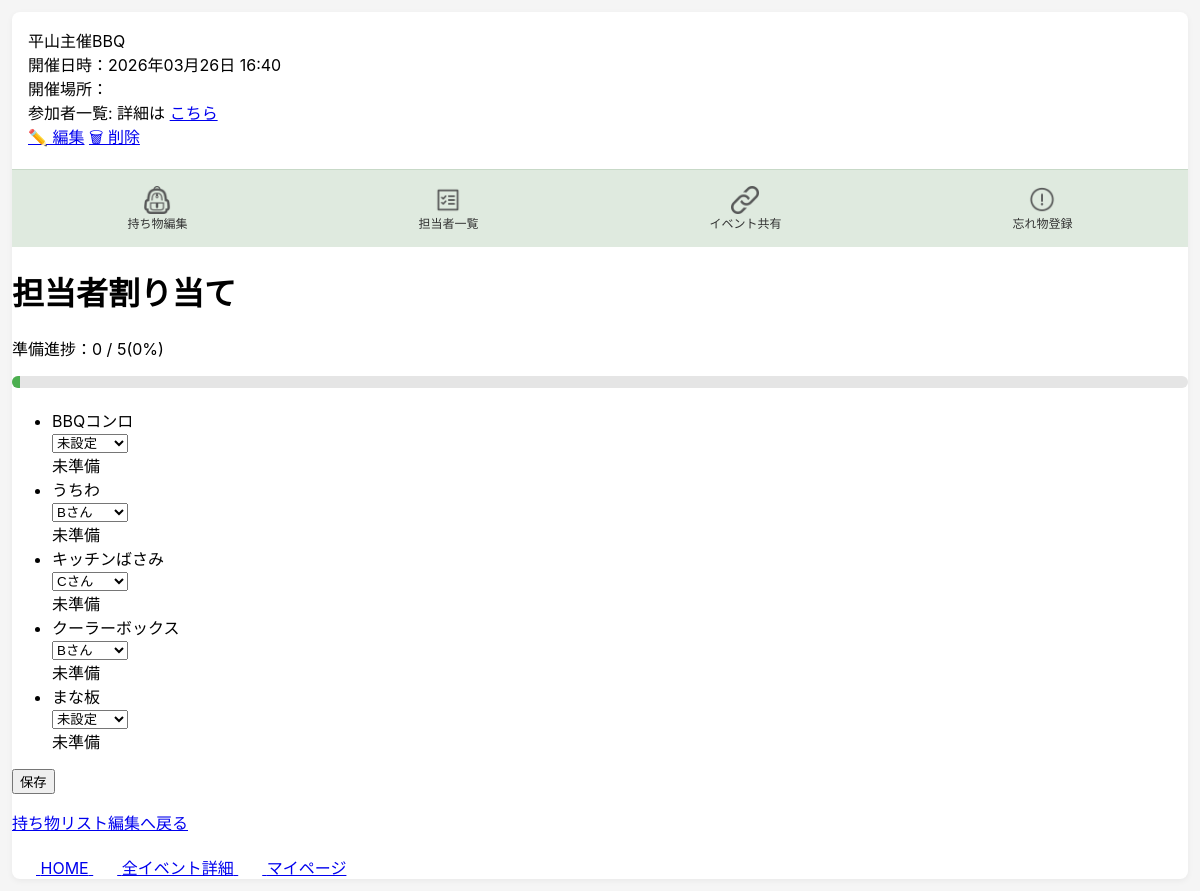
Screenshot of /events/77/assign/ (signed in) with the database file from the repository.
### bbq_app/models.py (models this page shows, shortened)
class Event(models.Model):
    user = models.ForeignKey(settings.AUTH_USER_MODEL, on_delete=models.CASCADE, related_name="events")
    name = models.CharField("イベント名", max_length=30)
    held_at = models.DateTimeField("開催日時", null=True, blank=True)
    location = models.CharField("開催場所", max_length=50, blank=True)
    created_at = models.DateTimeField("作成日時", auto_now_add=True)
    updated_at = models.DateTimeField("更新日時", auto_now=True)

class EventItem(models.Model):
    event = models.ForeignKey(Event, on_delete=models.CASCADE, related_name="event_items")
    bbq_item = models.ForeignKey(BbqItem, on_delete=models.CASCADE, related_name="event_items")
    is_selected = models.BooleanField(default=False)
    assignee = models.ForeignKey(
        "Participant",
        null=True,
        blank=True,
        on_delete=models.SET_NULL,
        related_name="assigned_items"
    )
    is_ready = models.BooleanField(default=False)
    created_at = models.DateTimeField(auto_now_add=True)
    updated_at = models.DateTimeField(auto_now=True)
    class Meta:
        constraints = [
            models.UniqueConstraint(
                fields=["event", "bbq_item"],
                name="unique_event_bbq_item"
            )
        ]

class BbqItem(models.Model):
    class Category(models.IntegerChoices):
        FIRE = 1, "火起こし・調理グッズ"
        PLACE = 2, "会場設営"
        FOOD = 3, "食材・飲み物"
        CONVENIENCE = 4, "便利グッズ"
        OTHER = 5, "その他"
    user = models.ForeignKey(settings.AUTH_USER_MODEL, null=True, blank=True, on_delete=models.CASCADE, related_name="bbq_items")
    name = models.CharField("持ち物名", max_length=50)
    category = models.IntegerField(choices=Category.choices)
    created_at = models.DateTimeField(auto_now_add=True)
    updated_at = models.DateTimeField(auto_now=True)

class Participant(models.Model):
    event = models.ForeignKey(Event, on_delete=models.CASCADE, related_name="participants")
    user = models.ForeignKey(
        settings.AUTH_USER_MODEL,
        null=True,
        blank=True,
        on_delete=models.SET_NULL,
        related_name="participant"
    )
    name = models.CharField("表示名", max_length=30)
    created_at = models.DateTimeField("作成日時", auto_now_add=True)
    updated_at = models.DateTimeField("更新日時", auto_now=True)

### bbq_app/views.py (the view, shortened to what this page needs)
# urls.py: path("events/<int:event_id>/assign/", views.item_assign, name="item_assign"),
@login_required
def item_assign(request, event_id):
    event = get_object_or_404(Event, id=event_id, user=request.user)
    participants = Participant.objects.filter(event=event).order_by("id")
    items = (
        EventItem.objects
        .filter(event=event, is_selected=True)
        .select_related("bbq_item", "assignee")
        .order_by("id")
    )
    total_count = items.count()
    ready_count = items.filter(is_ready=True).count()
    progress_percent = int((ready_count / total_count) * 100 ) if total_count else 0
    return render(
        request,
        "bbq_app/item_assign.html",
        {
            "event": event,
            "participants": participants,
            "items": items,
            "total_count": total_count,
            "ready_count": ready_count,
            "progress_percent": progress_percent,
        },
    )

### bbq_app/templates/bbq_app/item_assign.html (shortened to what this page needs)
{% extends "bbq_app/base.html" %}
{% block header %}
  {% include "bbq_app/partials/event_header.html" %}
{% endblock %}
{% block content %}
<h1>担当者割り当て</h1>
<p>準備進捗：{{ ready_count }} / {{ total_count }}({{ progress_percent }}%)</p>
<div class="progress-area">
    <div class="progress-bar">
        <div class="progress-bar__fill" style="width: {{ progress_percent }}%; min-width: 8px;"></div>
    </div>
</div>
<form method="post">
    <ul class="assign-list">
        {% for event_item in items %}
            <li class="assign-list__item">
                <div class="assign-list__name">
                    {{ event_item.bbq_item.name }}
                </div>
                <div class="assign-list__select">
                    <select name="assignee_{{ event_item.id}}">
                        <option value="">未設定</option>
                        {% for participant in participants %}
                            <option value="{{ participant.id }}"
                                {% if event_item.assignee_id == participant.id %}selected{% endif %}>
                                {{ participant.name }}
                            </option>
                        {% endfor %}
                    </select>
                </div>
                <div class="assign-list__status">
                    {% if event_item.is_ready %}
                        <span>準備完了</span>
                    {% else %}
                        <span>未準備</span>
                    {% endif %}
                </div>
            </li>
        {% empty %}
            <li>必要な持ち物がありません。</li>
        {% endfor %}
    </ul>
    <button type="submit">保存</button>
</form>
<p><a href="{% url 'item_edit' event.id %}">持ち物リスト編集へ戻る</a></p>
{% endblock %}

### bbq_app/templates/bbq_app/partials/event_header.html (shortened to what this page needs)
{% load static %}
{% if event %}
<div class="event-header">
  <div class="event_header__top">
    <div>
      <div class="event-header__title">{{ event.name }}</div>
      <div class="event-header__meta">
        開催日時：{{ event.held_at|date:"Y年m月d日 H:i" }}<br>
        開催場所：{{ event.location }}<br>
        参加者一覧: 詳細は
        <a href="#" onclick="openParticipantsModal(); return false;">こちら</a>
      </div>
    </div>
    <div class="event-header__actions">
      <a href="{% url 'event_edit' event.id %}">✏️ 編集</a>
      <a href="#" onclick="openDeleteModal({{ event.id }}); return false;">🗑 削除</a>
    </div>
  </div>
  <div class="event-header__nav">
    <a href="{% url 'item_edit' event.id %}"
       class="{% if request.resolver_match.url_name == 'item_edit' %}active{% endif %}">
      <img src="{% static 'bbq_app/images/item_edit.png' %}" width="28">
      <span>持ち物編集</span>
    </a>
    <a href="{% url 'item_assign' event.id %}"
       class="{% if request.resolver_match.url_name == 'item_assign' %}active{% endif %}">
      <img src="{% static 'bbq_app/images/event_participants.png' %}" width="28">
      <span>担当者一覧</span>
    </a>
    <a href="{% url 'event_share' event.id %}"
       class="{% if request.resolver_match.url_name == 'event_share' %}active{% endif %}">
      <img src="{% static 'bbq_app/images/event_share.png' %}" width="28" alt="共有">
      <span>イベント共有</span>
    </a>
    <a href="#"
       onclick="openForgotModal(); return false;">
      <img src="{% static 'bbq_app/images/forgot_item.png' %}" width="28">
      <span>忘れ物登録</span>
    </a>
  </div>
{% endif %}

### bbq_app/static/bbq_app/css/style.css (style rules this page uses)
body { margin:0 ; background: #f5f5f5; font-family: -apple-system, BlinkMacSystemFont, "Helvetica Neue", sanserif; }
.event-header__nav { display: flex; justify-content: space-around; background: #dfeadf; padding: 10px 0; border-top: 1px solid #c7d9c7; }
.event-header__nav a { display: flex; flex-direction: column; align-items: center; text-decoration: none; font-size: 12px; color: #333; padding: 6px 10px; border-radius: 6px; transition: 0.2s; }
.event-header { background: white; border-radius: 8px; margin: 12px; overflow: hidden; box-shadow: 0 2px 6px rgba(0,0,0,0.05); }
.event_header__top { padding: 16px; }
.progress-area { margin: 12px 0 20px; }
.progress-bar { width: 100%; height: 12px; background: #e5e5e5; border-radius: 999px; overflow: hidden; }
.progress-bar__fill { height: 100%; background: #4caf50; transition: width 0.3s ease; }

### rows the page displays
Event: name "平山主催BBQ", held_at "2026年03月26日 16:40"
EventItem: bbq_item.name "BBQコンロ", is_ready "未準備"
EventItem: bbq_item.name "うちわ", assignee+id "Bさん", is_ready "未準備"
EventItem: bbq_item.name "キッチンばさみ", assignee+id "Cさん", is_ready "未準備"
EventItem: bbq_item.name "クーラーボックス", assignee+id "Bさん", is_ready "未準備"
EventItem: bbq_item.name "まな板", is_ready "未準備"

### other values shown
{{ ready_count }} "0"
{{ total_count }} "5"
{{ progress_percent }} "0"
